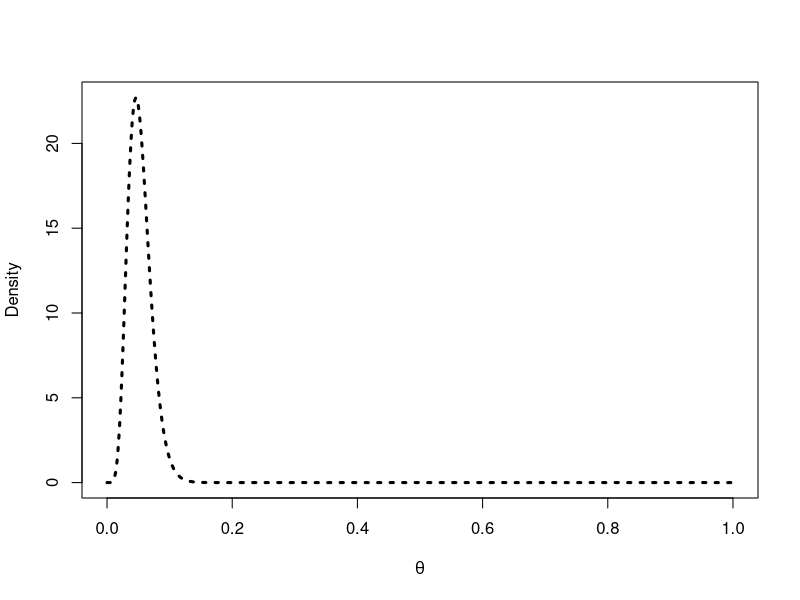

Reproduce this figure in R.
## ---- chunk 1
#sum of all data = 154.5
n <- 8

a <- .1
b <- 1
th <- seq(0,1, length = 500)

x <- 154.5 #not sure if this is actually correct


like <- dgamma(th, n + .1, x - 1)
prior <- dgamma(th, a, b)
post <- dgamma(th, n+a, x-b)

plot(th, like, type = "l", ylab = "Density", lty = 3, lwd = 3, xlab = expression(theta))
